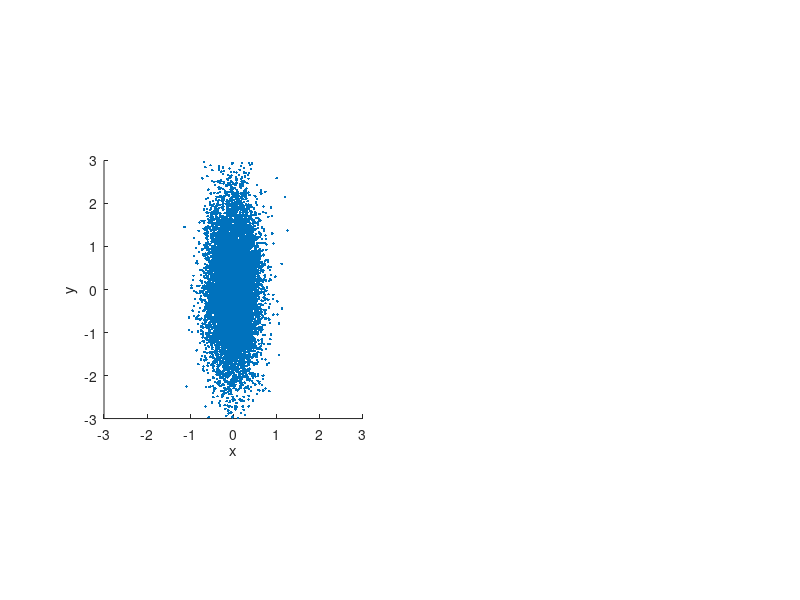

Reproduce this figure in MATLAB. (Note: this script raises an error after producing the figure.)
%-------------------------------------------------------------% Principle Components Analysis Tutorial for NeuBeh/PBIO 545%% This tutorial introduces Principle Components Analysis.  The aims are:% (1) introduce dimensional reduction and its importance% (2) introduce the covariance and covariance matrix% (3) show how the eigensystem of the covariance matrix helps rank dimensions of%	  a probability distribution by the amount of variance they capture% (4) illustrate these concepts with a couple examples%% This builds on two key concepts introduced earlier in the course: probability % distributions and eigensystems.  If you are uncomfortable with either of those% take another pass through the appropriate sections of the stochastic processes% and/or linear algebra tutorials.%% Created 2/03 Fred Rieke% Revised%-------------------------------------------------------------%-------------------------------------------------------------% Motivation for dimensional reduction%%	What do we mean by dimensional reduction and why should you care% about it?  With finite experimental data we always face a tradeoff between% trying to identify all the important structure in the data while not being% misled by randomness introduced because we don't have an infinite number of % samples.  A common example is construction of a post-stimulus time histogram % for spike responses to a repeated stimulus: in choosing the time bin for the % histogram we face a tradeoff of smoothing over temporal structure in the spike % train and avoiding lots of spurious structure due to finite data.  % Here's an example of a set of spike responses from a retinal ganglion cell to a % dim flash of light:  load rgc-spike-response% plot several examplesfigure(1);clf;plot(0);hold on;for resp=1:10	plot([-1:.001:2.999], RGCSpikes(resp, :)/1.2 + resp)endhold offxlabel('time (sec)')ylabel('trial')% This data is discretized into 1 msec time bins - so we have already thrown some% information about spike times away.  Still a psth without any extra smoothing looks% pretty ugly:figure(1)subplot(1, 2, 1)plot([-1:.001:2.999], mean(RGCSpikes))xlabel('time (sec)')ylabel('spike probability')% You can at least see there is an extra density of spikes after the flash, but you also % have some sense that most of the structure in the histogram is just noise.  In effect % we are retaining too many variables - in this case each of the 4000 time bins that% specify the spike times.  This is equivalent to representing each spike train % in a 4000 dimensional space, where each dimension corresponds to one time bin.% Let's resample the data to produce larger time bins and repeatResampleFactor = 100;		% 100 msec binsclear ResampledRGCSpikes;for resp=1:size(RGCSpikes, 1)	ResampledRGCSpikes(resp, :) = decimate(RGCSpikes(resp, :), ResampleFactor, 1);endsubplot(1, 2, 2)plot([-1:.001*ResampleFactor:2.999], mean(ResampledRGCSpikes));xlabel('time (sec)')ylabel('spike probability')% this certainly looks better.  Now we are in effect using a 40 dimensional space, with% each dimension a 100 msec time bin.  But we might start to worry that we are smoothing% too much and losing some real structure.  Part of the problem here is unavoidable: with finite % data there is only so much structure we can identify and separate from sampling errors.% But we would like to make the best use possible of our finite data - i.e. we would % like to reduce the number of dimensions describing the data as effectively as possible.% PCA is about finding a relatively low dimensional representation of % a set of data - and doing so systematically rather than using some ad hoc% procedure.  In the example above, the strategy of smoothing over bins % to produce a better looking psth is somewhat arbitrary and is not guided% by the structure of the cell's responses itself.  What PCA will do is provide% a set of components (think of this as a set of axes in the space the data is % represented in - our 4000 dimensional space above).  Importantly, PCA tells us how% much structure in the data is captured by each dimension.  We will make this more% concrete below.%-------------------------------------------------------------% Part 1: Covariance and covariance matrix%%	Consider a signal characterized by two variables, x and y.  The covariance % matrix for x and y is defined as:%	Covar = [<xx>-<x><x>  <xy>-<x><y>%			 <xy>-<x><y>  <yy>-<y><y>]% where <x> is the average of x, etc.  The diagonal elements contain% the variances of x (upper left) and y (lower right).  The off diagonal terms% contain the correlation between x and y.  Note that each element is% corrected for the expectation based on the mean values alone - i.e. we % take <xy> and subtract what we expect from the averages of x and y along - <x><y>.%% Let's look at some examples.%% Example 1: x and y independent% each row of Dist contains a separate x-y pair, x is the first column, y the secondclear Dist;Dist(:, 1) = normrnd(0,0.3,10000, 1);			Dist(:, 2) = normrnd(0,1,10000, 1);figure(1)clfsubplot(1, 2, 1)plot(Dist(:, 1), Dist(:, 2), '.');axis([-3 3 -3 3])axis squarexlabel('x')ylabel('y')% construct the covariance matrix explicitlyvarx = mean(Dist(:, 1).^2) - mean(Dist(:, 1))^2;vary = mean(Dist(:, 2).^2) - mean(Dist(:, 2))^2;covarxy = mean(Dist(:, 1) .* Dist(:, 2)) - mean(Dist(:, 1)) * mean(Dist(:, 2));Covar = [varx 		covarxy		 covarxy 	vary]		 % alternatively Matlab has a covariance commandcov(Dist)% In this case the diagonal of the covariance matrix is the variance of x and y,% and the off diagonal elements are small (and due to the finiteness of our sample set -% rerun the code above several times to convince yourself of this). %% The lack of covariance is what we might expect from the shape of the plotted distribution.  % The spread of points along the x axis appears uncorrelated with the spread along the % y axis - or in other words, if I told you the x axis value, you could not predict the% y axis value.  % Example 2: x and y correlatedclear Dist;Dist(:, 1) = normrnd(0,0.3,10000, 1);			Dist(:, 2) = normrnd(0,1,10000, 1) + 1.5 * Dist(:, 1);figure(1)subplot(1, 2, 2)plot(Dist(:, 1), Dist(:, 2), '.');axis([-3 3 -3 3])axis squarexlabel('x')ylabel('y')% construct the covariance matrix varx = mean(Dist(:, 1).^2) - mean(Dist(:, 1))^2;vary = mean(Dist(:, 2).^2) - mean(Dist(:, 2))^2;covarxy = mean(Dist(:, 1) .* Dist(:, 2)) - mean(Dist(:, 1)) * mean(Dist(:, 2));Covar = [varx 		covarxy		 covarxy 	vary]cov(Dist)% Now note that the distribution shows a correlation between x and y - i.e. the % distribution is angled in the x-y plane.  Correspondingly the covariance has off % diagonal elements.  % You can think of lots of cases where x and y might be correlated.  For example, % x might be fraction of lectures Mike gives, and y might be fraction of lectures% containing superfluous PowerPoint `features.'  Maybe a better example is two cells% with common input and hence correlated spike trains: x could be the firing rate % in one cell and y the firing rate in the other.  If the cells are correlated, when% cell x generates a high firing rate, so does cell y.  Hence the value of x gives% you some ability to predict y.% This generalizes to higher dimensions as well.  Let's consider a could more examples:% Example 3: 6-d, no correlation between any componentsclear Dist;NumDim = 6for dim = 1:NumDim	Dist(:, dim) = normrnd(0,dim,10000, 1);			endcov(Dist)% Again in this case the covariance matrix is diagonal, with elements equal to the % variance, and the off diagonal elements are small and not systematically different% from 0 (run again to convince yourself of that).% Example 4: 6-d, some elements correlatedclear Dist;NumDim = 6for dim = 1:NumDim	Dist(:, dim) = normrnd(0,dim,10000, 1);				if (dim > 1)		Dist(:, dim) = Dist(:, dim) + 0.5 * Dist(:, dim-1);				endendcov(Dist)% Like the simple 2-d example, when we create a correlation between the variables% corresponding to the different axes or dimensions of the data, we introduce% non-zero off diagonal components.% Keep this picture of the covariance matrix in mind when we turn to applications% to problems in neuroscience below.% Question set #1:%	(1) Explain the value of the components of the 2 dimensional covariance matrix in %		Example 2 above.  %	(2) Which of the off diagonal elements in the covariance matrix for Example 4 above%		are nonzero?  Why?%-------------------------------------------------------------% Part 2: Eigensystem of the covariance matrix%%	The eigenvectors of the covariance matrix turn out to provide a useful coordinate system.% In particular, the eigenvalues determine how much of the variance of the distribution falls% along the associated eigenvector.  Let's look at this for our 2d cases above:% Example 1: x,y independentclear Dist;Dist(:, 1) = normrnd(0,0.3,10000, 1);			Dist(:, 2) = normrnd(0,1,10000, 1);C = cov(Dist);[EigVec, EigVal] = eig(C);% remember EigVec is a square matrix whose columns are the eigenvectors, and EigVal% is a diagonal matrix with the eigenvalues along the diagonal. % superimpose eigenvectors on distributionfigure(1)clfsubplot(1, 2, 1)hold onplot(Dist(:, 1), Dist(:, 2), '.');axis([-3 3 -3 3])axis squarexlabel('x')ylabel('y')PlotVector(EigVec(:, 1), 'r');PlotVector(EigVec(:, 2), 'g');hold off% So the first eigenvector (red) points along the x-axis and the second% along the y-axis.  Look at the associated eigenvalues:EigVal% They are equal to the variance associated with each eigenvector - i.e. the variance along % the x and y axes in this example.% Example 2: x,y correlatedclear Dist;Dist(:, 1) = normrnd(0,0.3,10000, 1);			Dist(:, 2) = normrnd(0,1,10000, 1) + 1.5 * Dist(:, 1);C = cov(Dist);[EigVec, EigVal] = eig(C);figure(1)subplot(1, 2, 2)hold onplot(Dist(:, 1), Dist(:, 2), '.');axis([-3 3 -3 3])axis squarexlabel('x')ylabel('y')PlotVector(EigVec(:, 1), 'r');PlotVector(EigVec(:, 2), 'g');hold off% now the eigenvectors no longer point along the x and y axis.  Instead, the% eigenvector with the largest eigenvalue (green in this case) points in the % direction along which the cloud of points is the most extended.  The second% eigenvalue points in an orthogonal direction.  And again the amount of % variance associated with each axis is given by the eigenvalue.  Let's check this% last statement.  We will project each point along each of the two eigenvectors% and measure the associated variance:% remember each row of Dist is an x-y pair (i.e. specifies the x and y components% of the vector pointing to that data point).  Thus we can compute the projections% along the eigenvectors by multiplying the Dist matrix by each eigenvector:Proj1 = Dist * EigVec(:, 1);Proj2 = Dist * EigVec(:, 2);% now check the variance of each set of projectionsvar(Proj1)var(Proj2)% this should be equal to the associated eigenvaluesEigVal% this again extends to higher dimensions:clear Dist;NumDim = 6for dim = 1:NumDim	Dist(:, dim) = normrnd(0,dim,10000, 1);				if (dim > 1)		Dist(:, dim) = Dist(:, dim) + 0.5 * Dist(:, dim-1);				endendC = cov(Dist);[EigVec, EigVal] = eig(C);EigVal% so in this case we see that the last eigenvector is associated with the most variance.  Again we can% check that the associated eigenvalues are indeed equal to the variance:for dim = 1:NumDim	fprintf(1, 'Eigenvector %d: variance = %d\n', dim, var(Dist*EigVec(:, dim)));end% Why is all this useful?  Remember that the eigenvectors provide a coordinate system% or a set of axes to represent the space spanned by the columns of a matrix.  But this% is not an arbitrary coordinate system.  The eigensystem is providing a coordinate system% for our data where each axis is ranked in terms of how much variance is associated with% it.  It is this ranking of the axes that provides a systematic way to reduce the number% of dimensions describing some piece of data.  %-------------------------------------------------------------% Applications% Example 1: current trajectories leading to spike%	start with collection of current trajectories triggered on spike%	look at mean% 	look at covariance%	look at PCs: identify 'mean' and 'derivative'% Example 2: single photon responses